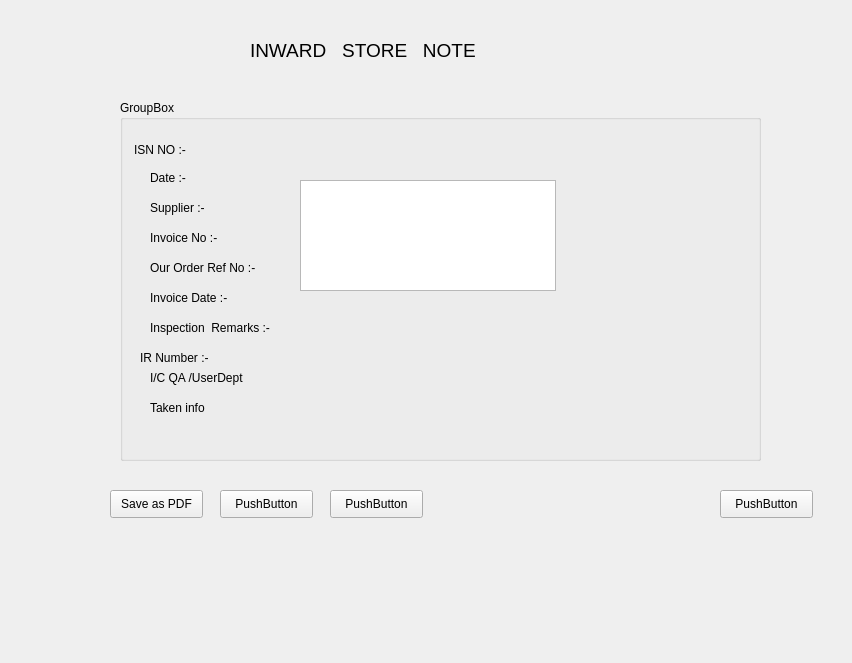
<?xml version="1.0" encoding="UTF-8"?>
<ui version="4.0">
 <class>homepgg</class>
 <widget class="QWidget" name="homepgg">
  <property name="geometry">
   <rect>
    <x>0</x>
    <y>0</y>
    <width>852</width>
    <height>663</height>
   </rect>
  </property>
  <property name="windowTitle">
   <string>Form</string>
  </property>
  <widget class="QLabel" name="label">
   <property name="geometry">
    <rect>
     <x>250</x>
     <y>30</y>
     <width>411</width>
     <height>41</height>
    </rect>
   </property>
   <property name="font">
    <font>
     <pointsize>14</pointsize>
    </font>
   </property>
   <property name="text">
    <string>INWARD   STORE   NOTE</string>
   </property>
  </widget>
  <widget class="QGroupBox" name="groupBox">
   <property name="geometry">
    <rect>
     <x>120</x>
     <y>100</y>
     <width>641</width>
     <height>361</height>
    </rect>
   </property>
   <property name="title">
    <string>GroupBox</string>
   </property>
   <widget class="QTableView" name="tableView">
    <property name="geometry">
     <rect>
      <x>180</x>
      <y>80</y>
      <width>256</width>
      <height>111</height>
     </rect>
    </property>
   </widget>
   <widget class="QLabel" name="label_2">
    <property name="geometry">
     <rect>
      <x>14</x>
      <y>40</y>
      <width>61</width>
      <height>20</height>
     </rect>
    </property>
    <property name="text">
     <string>ISN NO :-</string>
    </property>
   </widget>
   <widget class="QLabel" name="label_3">
    <property name="geometry">
     <rect>
      <x>30</x>
      <y>70</y>
      <width>55</width>
      <height>16</height>
     </rect>
    </property>
    <property name="text">
     <string>Date :-</string>
    </property>
   </widget>
   <widget class="QLabel" name="label_4">
    <property name="geometry">
     <rect>
      <x>30</x>
      <y>100</y>
      <width>71</width>
      <height>16</height>
     </rect>
    </property>
    <property name="text">
     <string>Supplier :-</string>
    </property>
   </widget>
   <widget class="QLabel" name="label_5">
    <property name="geometry">
     <rect>
      <x>30</x>
      <y>130</y>
      <width>81</width>
      <height>16</height>
     </rect>
    </property>
    <property name="text">
     <string>Invoice No :-</string>
    </property>
   </widget>
   <widget class="QLabel" name="label_6">
    <property name="geometry">
     <rect>
      <x>30</x>
      <y>160</y>
      <width>121</width>
      <height>16</height>
     </rect>
    </property>
    <property name="text">
     <string>Our Order Ref No :-</string>
    </property>
   </widget>
   <widget class="QLabel" name="label_7">
    <property name="geometry">
     <rect>
      <x>30</x>
      <y>190</y>
      <width>91</width>
      <height>16</height>
     </rect>
    </property>
    <property name="text">
     <string>Invoice Date :-</string>
    </property>
   </widget>
   <widget class="QLabel" name="label_8">
    <property name="geometry">
     <rect>
      <x>30</x>
      <y>220</y>
      <width>141</width>
      <height>16</height>
     </rect>
    </property>
    <property name="text">
     <string>Inspection  Remarks :-</string>
    </property>
   </widget>
   <widget class="QLabel" name="label_9">
    <property name="geometry">
     <rect>
      <x>20</x>
      <y>250</y>
      <width>81</width>
      <height>16</height>
     </rect>
    </property>
    <property name="text">
     <string>IR Number :-</string>
    </property>
   </widget>
   <widget class="QLabel" name="label_10">
    <property name="geometry">
     <rect>
      <x>30</x>
      <y>270</y>
      <width>111</width>
      <height>16</height>
     </rect>
    </property>
    <property name="text">
     <string>I/C QA /UserDept</string>
    </property>
   </widget>
   <widget class="QLabel" name="label_11">
    <property name="geometry">
     <rect>
      <x>30</x>
      <y>300</y>
      <width>71</width>
      <height>16</height>
     </rect>
    </property>
    <property name="text">
     <string>Taken info</string>
    </property>
   </widget>
  </widget>
  <widget class="QPushButton" name="pushButton">
   <property name="geometry">
    <rect>
     <x>110</x>
     <y>490</y>
     <width>93</width>
     <height>28</height>
    </rect>
   </property>
   <property name="text">
    <string>Save as PDF</string>
   </property>
  </widget>
  <widget class="QPushButton" name="pushButton_2">
   <property name="geometry">
    <rect>
     <x>220</x>
     <y>490</y>
     <width>93</width>
     <height>28</height>
    </rect>
   </property>
   <property name="text">
    <string>PushButton</string>
   </property>
  </widget>
  <widget class="QPushButton" name="pushButton_3">
   <property name="geometry">
    <rect>
     <x>330</x>
     <y>490</y>
     <width>93</width>
     <height>28</height>
    </rect>
   </property>
   <property name="text">
    <string>PushButton</string>
   </property>
  </widget>
  <widget class="QPushButton" name="pushButton_4">
   <property name="geometry">
    <rect>
     <x>720</x>
     <y>490</y>
     <width>93</width>
     <height>28</height>
    </rect>
   </property>
   <property name="text">
    <string>PushButton</string>
   </property>
  </widget>
 </widget>
 <resources/>
 <connections/>
</ui>
